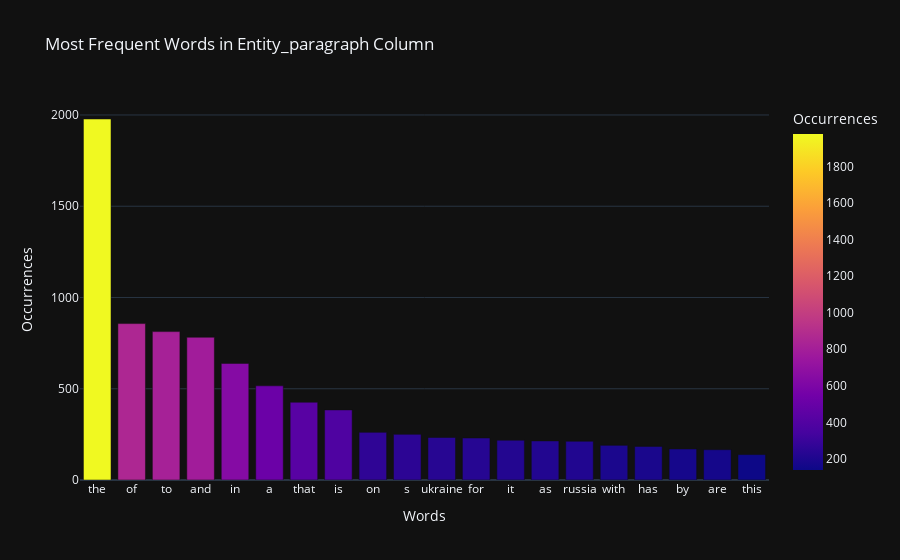

The code cell stored with this chart in its notebook:
### Code cell
def plot_most_frequent_words(df, text_column, top_n=20):
    '''
    Function to plot the most frequent words in a specified text column of the DataFrame.
    
    Parameters:
    - df: DataFrame containing the text data.
    - text_column: Name of the column in the DataFrame to process.
    - top_n: Number of most frequent words to display (default is 10).
    '''
    
    # Function to clean and tokenize the text
    def preprocess_text(text):
        tokens = word_tokenize(text)  # Tokenize the text
        return tokens

    # Flatten the list of tokens from the text column and count word frequencies
    all_tokens = [token for text in df[text_column] for token in preprocess_text(text)]
    word_counts = Counter(all_tokens)

    # Get the most common words and their frequencies
    most_common_words = word_counts.most_common(top_n)

    # Create a DataFrame for the plot
    word_freq_df = pd.DataFrame(most_common_words, columns=['Word', 'Frequency'])

    # Create an interactive bar chart using Plotly
    fig = px.bar(word_freq_df, 
                 x='Word', 
                 y='Frequency', 
                 title=f"Most Frequent Words in {text_column.capitalize()} Column",
                 labels={'Word': 'Words', 'Frequency': 'Occurrences'},
                 color='Frequency',  # Optional: Adds color to the bars based on frequency
                 template='plotly_dark')  # Optional: Dark theme

    # Show the plot
    fig.show()

# Plot the most frequent words in the entity_paragraph column
plot_most_frequent_words(df, 'entity_paragraph', top_n=20)

### Figure 1 — Plotly figure (JSON) as saved in the notebook; plotly's stock layout.template omitted (floating-point values rounded to 4 significant figures)
{"data": [{"alignmentgroup": "True", "hovertemplate": "Words=%{x}<br>Occurrences=%{marker.color}<extra></extra>", "legendgroup": "", "marker": {"color": [1978, 857, 813, 782, 639, 516, 426, 384, 261, 250, 233, 230, 218, 214, 212, 190, 184, 170, 166, 139], "coloraxis": "coloraxis", "pattern": {"shape": ""}}, "name": "", "offsetgroup": "", "orientation": "v", "showlegend": false, "textposition": "auto", "type": "bar", "x": ["the", "of", "to", "and", "in", "a", "that", "is", "on", "s", "ukraine", "for", "it", "as", "russia", "with", "has", "by", "are", "this"], "xaxis": "x", "y": [1978, 857, 813, 782, 639, 516, 426, 384, 261, 250, 233, 230, 218, 214, 212, 190, 184, 170, 166, 139], "yaxis": "y"}], "layout": {"barmode": "relative", "coloraxis": {"colorbar": {"title": {"text": "Occurrences"}}, "colorscale": [[0, "#0d0887"], [0.1111, "#46039f"], [0.2222, "#7201a8"], [0.3333, "#9c179e"], [0.4444, "#bd3786"], [0.5556, "#d8576b"], [0.6667, "#ed7953"], [0.7778, "#fb9f3a"], [0.8889, "#fdca26"], [1, "#f0f921"]]}, "legend": {"tracegroupgap": 0}, "title": {"text": "Most Frequent Words in Entity_paragraph Column"}, "xaxis": {"anchor": "y", "domain": [0, 1], "title": {"text": "Words"}}, "yaxis": {"anchor": "x", "domain": [0, 1], "title": {"text": "Occurrences"}}}}
